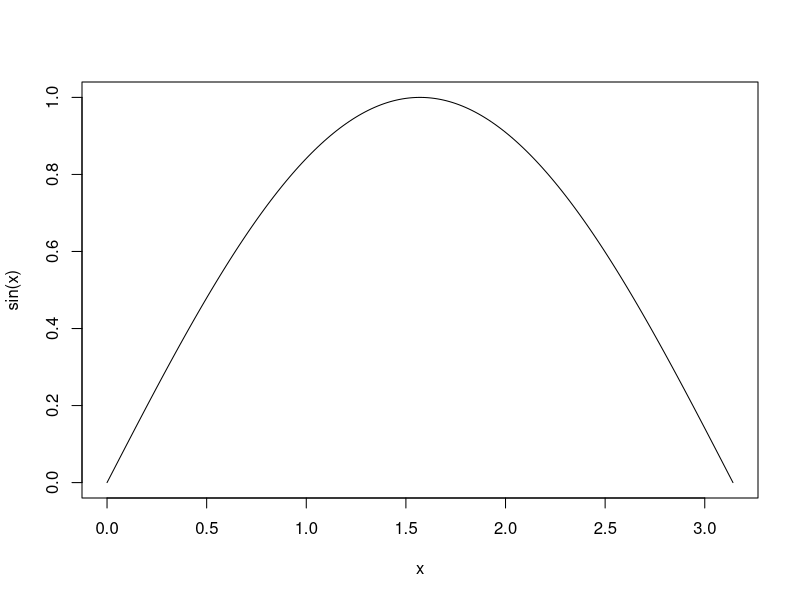

Write the R code that produced this figure.
library(MLmetrics)


### Name: Area_Under_Curve
### Title: Calculate the Area Under the Curve
### Aliases: Area_Under_Curve

### ** Examples

x <- seq(0, pi, length.out = 200)
plot(x = x, y = sin(x), type = "l")
Area_Under_Curve(x = x, y = sin(x), method = "trapezoid", na.rm = TRUE)
